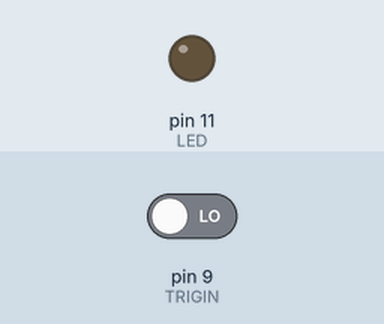
Simulated run of this sketch. Board: Arduino Uno, built with avr-gcc and run on an emulated ATmega328P. On the bench: output pins drawn as LEDs (lit = HIGH). Inputs (shaded band) come from the test bench; at power-on: pin 9 (TRIGIN) LOW. Pins used as bus, display or sensor lines are not drawn.

Above: at 1.2 s.
1.3 s: pin 9 (TRIGIN) driven HIGH
At 2.2 s:
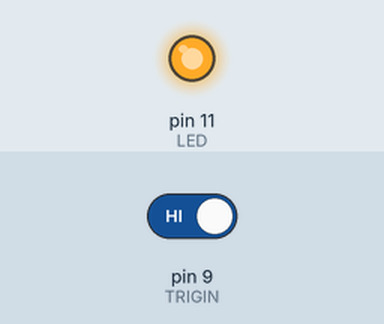
Timing chart, 0 to 8.0 s (numbered marks = the images above; inputs shaded):
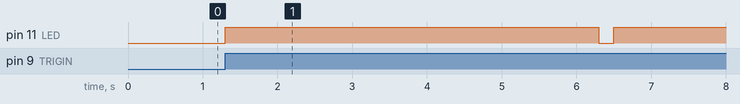

The sketch:

Simulate_Verasonics.ino
```cpp
/*
 *  Immitation of Verasonics for Ultrafast Ultrasound Freehand Imaging.
 *  The Application is constantly waiting for triggering. Right After the trigger has happend, the system waits 2 seconds and send the trigger back.
 *  While Waiting Led on PIN 11 is activated
 *
 */

#define LED     11
#define TRIGIN  9
#define TRIGOUT 13
#define DELAY   5*1e+3 // 5 sec
#define PWIDTH  200 //0.2 sec

static bool status;

void setup()
{
  pinMode(TRIGIN, INPUT);
  pinMode(TRIGOUT, OUTPUT);
  pinMode(LED, OUTPUT);

  digitalWrite(TRIGOUT, LOW);
  digitalWrite(LED, LOW);
  status = false;

}

void loop()
{
  status = digitalRead(TRIGIN);

  if(status){
    digitalWrite(LED, HIGH);
    delay(DELAY);
    digitalWrite(TRIGOUT, HIGH);
    digitalWrite(LED, LOW);
    delay(PWIDTH);
    digitalWrite(TRIGOUT, LOW);
  }

}
```

Measured:
- after the input at 1.3 s, pin 11 (LED): LOW → HIGH at once, → LOW 5.0 s later, → HIGH 0.20 s later
